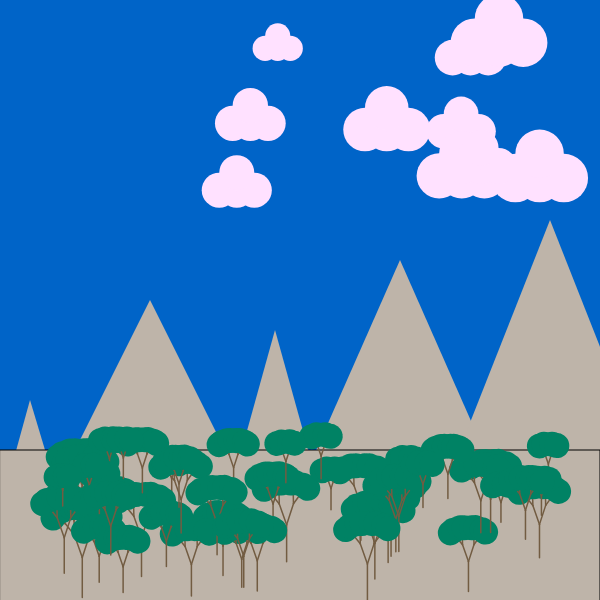
Frame 1 (no input)
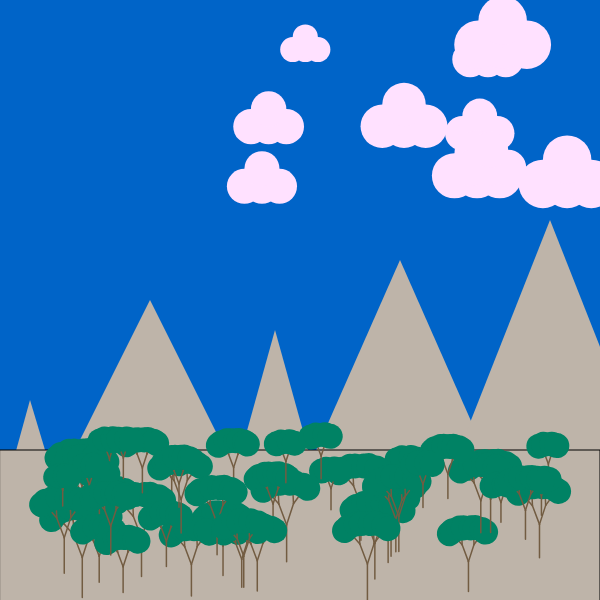
Frame 60 (no input)
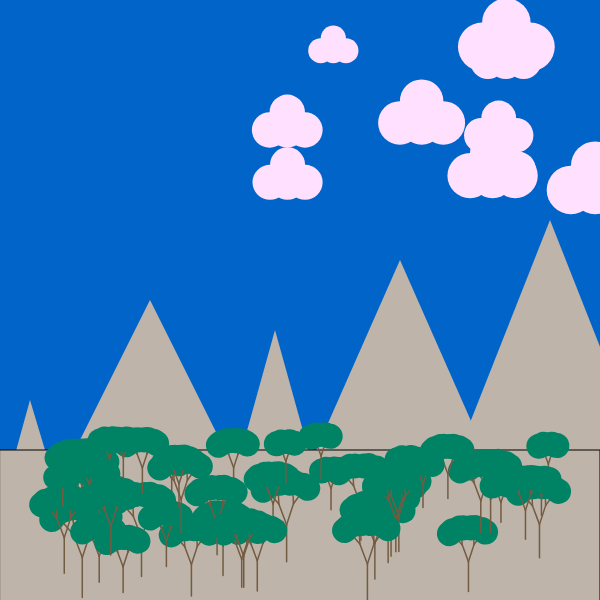
Frame 120 (the mouse pressed at the canvas centre since frame 60)

The p5.js sketch that drew these frames (run headless with seeded random() and noise() and a simulated clock; from frame 60 on, the mouse is pressed at the canvas centre):

// p5.js sketch
// ── sketch.js
let clouds =[];
let numClouds =10;

let count=0;

let forest=[];
let numTrees= 50;


let rays = []
let numRays= 360/20;

function setup() {
  createCanvas(600,600);

  for (let i =0;i<numTrees;i++){
    forest.push(new tree(random(50,width-50),random(height-125,height)));
  }

  for (let t =0;t<numClouds;t++){
    clouds.push(new Cloud(random(width),random(random(25,50),height-400),random(25,50)));
    console.log(clouds);
  }
  
}

function draw() {
  background(0,100,200);

  // Mountains
  noStroke();
  fill(190, 180, 169);;
  strokeJoin(ROUND);
  triangle(-25,height,30,height-200,90,height);
  triangle(0,height,150,height-300,300,height);
  triangle(200,height,275,height-270,350,height);
  triangle(250,height,400,height-340,550,height);
  triangle(400,height,550,height-380,700,height);

  stroke(0);
  rect(0,height-150,width,height-150);


  for (c of clouds){
    c.update();
    c.show();
  }


  stroke(0);
  for (t of forest){
    
    t.show();
  }
}


class tree{

  constructor(x,y){
    this.x=x;
    this.y=y;

    if (this.y < height-75){
      this.size= random(15,25);
    }
    else{
      this.size=random(25,40);
    }
    
  }

  show(){
    push();
    translate(this.x,this.y);
    branch(this.size);
    pop();
  }

}

function branch(l) {
  count++;

  strokeWeight(1.5);
  stroke(114,92,66)

  line(0,0,0,-l);

  translate(0, -l);

  l = l * 0.6;

  if (l > 5) {
    push();
    rotate(radians(-20 + map(noise(frameCount * 0.01), 0, 1, -2, 2)));
    branch(l);
    pop();

    push();
    rotate(radians(20 + map(noise(frameCount + 100) * 0.01, 0, 1, -2, 2)));
    branch(l);
    pop();
  } else {
    noStroke();
    fill(0,130,100); 
    ellipse(0, 0, 25);
  }
}


// ── Cell.js
class Cell{
    constructor(x,y,size,angle){
      this.x=x;
      this.y=y;
      this.size=size
    
      this.angle=angle;
      this.hue = map(this.angle, 0, 360, 100, 255);


      this.offsetX = random(-1, 1);
      this.offsetY = random(-1, 1);
      this.offsetRotation = 0;

      this.scaleOffset = 0;
  }

  update() {
      this.angle += .1;
      this.hue = map(this.angle, 0, 360, 100, 255);
      this.hue = (this.hue + 255) % 255;

      this.offsetX += random(-1, 1);
      this.offsetY += random(-1, 1);
      this.offsetRotation += 0.01;

      this.scaleOffset += random(-.01, .01);
  }

  show() {
      let x = cellWidth * this.xIndex + this.offsetX;
      let y = cellHeight * this.yIndex + this.offsetY;

      push();

      translate(x + cellWidth/2, y + cellHeight/2);
      rectMode(CENTER);
      fill(this.hue, 70, 100);
      rotate(this.offsetRotation);
      scale(this.scaleOffset);
      rect(0, 0, cellWidth, cellHeight);
      rotate(this.angle);
      
      pop();
  }
  }
// ── Cloud.js
class Cloud {

    constructor(x, y,size) {
        this.size=size

        this.x=x;
        this.y=y;

        this.pos=createVector(x,y);
        this.vel=createVector(1,0);
        this.acc=createVector(0,0);

        this.bobForce=random(-0.1,0.1);

        this.max=random(0.00001,.5);
        this.maxForce=0.05;
        this.mass = random(.5);
        this.hue=0;

    }

    addForce(force) {
        let forceWithMass = p5.Vector.div(force, this.mass);
        this.acc.add(forceWithMass);
    }

    wrap() {
        this.pos.x = (this.pos.x + width) % width;
        this.pos.y = (this.pos.y + height) % height;
    }


    update() {
       this.vel.add(this.acc);
       this.vel.limit(this.max);
       this.pos.add(this.vel);

       if (this.pos.y<height-400){
        this.pos.y+= this.bobForce;
       }
       


       this.wrap();
    }

    show(){
        noStroke();
        fill(255,225,255);

        push();

        
        // translate(this.pos.x,this.pos.y);
     
        ellipse(this.pos.x,this.pos.y,this.size,this.size);// center puff
        circle(this.pos.x-(this.size/2),this.pos.y,this.size);// left puff
        circle(this.pos.x+(this.size/2),this.pos.y,this.size);// right puff
        circle(this.pos.x,this.pos.y-(this.size/2),this.size);// upper puff
        pop();


        
    }
}



// ── Coral.js
class Coral{
    constructor(x,y){
        this.x=x;
        this.y=y;
    }
    makeCoral(){
        
    }
}
// ── Fish.js
class Fish {

    // constructor(x, y,size) {
    //     this.x = x;
    //     this.y = y;
    //     this.angle = 0; // Starting angle for swimming motion
    //     this.amplitude = 20; // Amplitude of the swimming motion
    //     this.frequency = 0.05; // Frequency of the swimming motion
    //     this.size = size; // Size of the fish
    // }
    

    constructor(x, y,size) {
        // For more detailed comments on how pos, vel, acc, and addForce work

        // this.x=x;
        // this.y=y;
        this.size=size

        this.pos=createVector(x,y);
        this.vel=createVector(1,0);
        this.acc=createVector(0,0);

        this.angle=0;

        this.max=2;
        this.maxForce=0.05;
        this.mass = 1;
        this.hue=0;
        this.angleoffset= random(-180,180);
        // this.bubbleTrail=new Bubbles(x-size,y);
    }

    addForce(force) {
        let forceWithMass = p5.Vector.div(force, this.mass);
        this.acc.add(forceWithMass);
    }

    wrap() {
        this.pos.x = (this.pos.x + width) % width;
        this.pos.y = (this.pos.y + height) % height;
    }


    update() {
       this.vel.add(this.acc);
       this.vel.limit(this.max);
       this.pos.add(this.vel);
       let angle = this.vel.heading();
       rotate(angle);
    //    this.angle += this.angleoffset;
    //    this.bubbleTrail.update();
       this.wrap();
    }

    show(){
        push();

        fill(0)
        translate(this.pos.x,this.pos.y);
     
        
        beginShape();
        vertex(this.size, 0);
        vertex(-this.size, this.size/2);
        vertex(-this.size, -this.size/2);
        endShape(CLOSE);
        translate(this.size/2,0);
        ellipse(0,0,(this.size*2)+10,this.size);
        pop();
        // this.bubbleTrail.show();

        
    }
}



class Bubbles{
    constructor(x,y){
        this.y=y;
        this.x=x;
        this.size=random(10,20);
        // this.g=random(200,255)

        
    }

    update(){
        this.y -= random(2);
        this.x +=random(2);
        // this.wrap();
        
    }
    show(){
        translate(this.x,this.y);
        makeBubbles(this.size);
    }
}

function makeBubbles(len) {
    noFill();
    // rotate(90);
    let size=random(len);
    rect(0,0,size,size);

  if (len > 10) {
    push();
    translate(random(-len,-len/2),random(-len,-len/2));
    makeBubbles(len * 0.75)
    pop();
    push();
    translate(random(-len,-len/2),random(-len,-len/2));
    makeBubbles(len * 0.75)
    pop();  
  }
}
// ── Vehicles.js
class Vehicle {
    constructor(x, y) {
        // For more detailed comments on how pos, vel, acc, and addForce work
        // see the Dot example from 2-15-24.

        this.pos = createVector(x, y);
        this.vel = createVector(random(-1, 1), random(-1, 1));
        this.acc = createVector(0, 0);

        // this.target = target;
        this.maxSpeed = 5;
        this.maxForce = 0.05;

        this.dim = 0 + random(5);

        this.hue = random(100, 200);
        this.saturation = 70;
        this.brightness = 80;

        this.range = 100;

        this.mass = 1;

        background(0, 0, 100);
    }

    addForce(force) {
        let forceWithMass = p5.Vector.div(force, this.mass);
        this.acc.add(forceWithMass);
    }

    wrap() {
        this.pos.x = (this.pos.x + width) % width;
        this.pos.y = (this.pos.y + height) % height;
    }

    getCloseVehicles() {
        let closeVehicles = [];
        for (let vehicle of vehicles) {
            if (vehicle !== this) {
                if (dist(vehicle.pos.x, vehicle.pos.y, this.pos.x, this.pos.y) < this.range) {
                    closeVehicles.push(vehicle);
                }
            }
        }
        return closeVehicles;
    }

    cohesion(closeVehicles) {
        if (closeVehicles.length > 0) {
            let sumPositions = createVector(0, 0);
            for (let vehicle of closeVehicles) {
                sumPositions.add(vehicle.pos);
            }
            sumPositions.div(closeVehicles.length);

            let desired = p5.Vector.sub(sumPositions, this.pos);
            desired.setMag(this.maxSpeed);
            let steeringForce = p5.Vector.sub(desired, this.vel);
            steeringForce.limit(this.maxForce);
            return steeringForce;
            
        }

        return createVector(0,0);
    }

    separation(closeVehicles) {
        let sumOfAnglesToVehicles = createVector(0, 0);
        for (let vehicle of closeVehicles) {
            let dirToVehicle = p5.Vector.sub(vehicle.pos, this.pos);
            sumOfAnglesToVehicles.add(dirToVehicle);
        }
        if (closeVehicles.length !== 0) {
            sumOfAnglesToVehicles.div(closeVehicles.length);
        }
        sumOfAnglesToVehicles.setMag(this.maxSpeed);
        sumOfAnglesToVehicles.mult(-1);
        
        // compute steering force
        let steeringForce = p5.Vector.sub(sumOfAnglesToVehicles, this.vel);
        steeringForce.limit(this.maxForce);

        return steeringForce;
    }

    alignment(closeVehicles) {
        let sumOfVelocities = createVector(0, 0);
        for (let vehicle of closeVehicles) {
            sumOfVelocities.add(vehicle.vel);
        }
        if (closeVehicles.length > 0) {
            sumOfVelocities.div(closeVehicles.length);
        }
        sumOfVelocities.setMag(this.maxSpeed);
        
        // compute steering force
        let steeringForce = p5.Vector.sub(sumOfVelocities, this.vel);
        steeringForce.limit(this.maxForce);

        return steeringForce;
    }



    update() {

        if (this.pos.y>height-400){
            let closeVehicles = this.getCloseVehicles();
            // What actions is this agent pursuing?
            let cohesionForce = this.cohesion(closeVehicles);
            cohesionForce.mult(1);
            this.addForce(cohesionForce);

            let separationForce = this.separation(closeVehicles);
            separationForce.mult(1);
            this.addForce(separationForce);

            let alignmentForce = this.alignment(closeVehicles);
            let n = noise(frameCount * 0.1);
            console.log(n);
            alignmentForce.mult(n);
            this.addForce(alignmentForce);


            this.dim = map(this.pos.y, 0, height, 2, 20)
        }
        


        // MOVEMENT
        this.vel.add(this.acc); // Apply acceleration (and thus the forces) to vel
        this.vel.limit(this.maxSpeed);
        this.pos.add(this.vel); // Apply velocity to position

        this.acc.set(0,0);
    }

    show() {
        push();

        translate(this.pos.x, this.pos.y);

        // Heading is the amount of rotation
        let angle = this.vel.heading();
        rotate(angle);

        fill(this.hue, this.saturation, this.brightness);

        // Draw a triangle
        // beginShape();
        // vertex(this.dim, 0);
        // vertex(-this.dim, this.dim/2);
        // vertex(-this.dim, -this.dim/2);
        // circle(0,0,20);
        // ellipse(-20,0,40,20);
        // line(0,0,10,-40)
        // line(0,0,-10,-40)

        // endShape();

        circle(0,0,20);
        ellipse(-20,0,40,20);
        line(0,0,10,-40)
        line(0,0,-10,-40)

        pop();
    }
}
// ── thing.js
class Thing {
    constructor(x, y, target) {
        // For more detailed comments on how pos, vel, acc, and addForce work
        // see the Dot example from 2-15-24.

        this.pos = createVector(x, y);
        this.vel = createVector(1, 0);
        this.acc = createVector(0, 0);

        this.target = target;
        this.maxSpeed = 2;
        this.maxForce = 0.1;

        this.dim = 5 + random(5);

        this.hue = 0;
        this.saturation = 0;
        this.brightness = random(0, 80);

        this.mass = 1;
    }

    addForce(force) {
        let forceWithMass = p5.Vector.div(force, this.mass);
        this.acc.add(forceWithMass);
    }

    seek(t) {
        // 1. Compute the desired velocity and set it to be maxSpeed
        let desired = p5.Vector.sub(t, this.pos);
        desired.setMag(this.maxSpeed);

        // 2. Compute the force by seeing the the change is in velocities
        // to move from the current velocity to the desired velocity and limit
        // its magnitude.
        let force = p5.Vector.sub(desired, this.velocity);
        force.limit(this.maxForce);

        // 3. Apple this "steering" force. 
        this.addForce(force);
    }

    update() {
        // What actions is this agent pursuing?
        this.seek(this.target);

        // MOVEMENT
        this.vel.add(this.acc); // Apply acceleration (and thus the forces) to vel
        this.vel.limit(this.maxSpeed);
        this.pos.add(this.vel); // Apply velocity to position

        this.acc.set(0,0);
    }

    show() {
        push();

        translate(this.pos.x, this.pos.y);

        // Heading is the amount of rotation
        let angle = this.vel.heading();
        rotate(angle);

        fill(this.hue, this.saturation, this.brightness);

        // Draw a triangle
        beginShape();
        vertex(this.dim, 0);
        vertex(-this.dim, this.dim/2);
        vertex(-this.dim, -this.dim/2);
        endShape(CLOSE);

        pop();
    }
}
